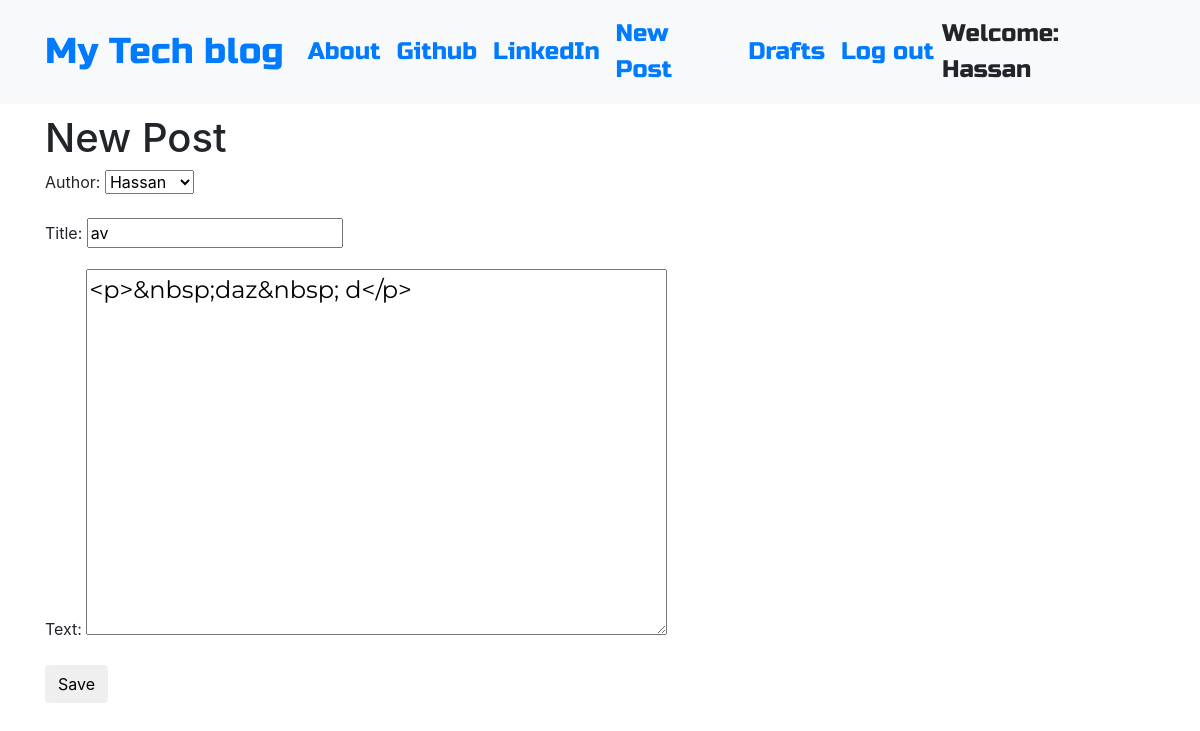
Screenshot of /post/3/edit/ (signed in) with the database file from the repository.
### blog/models.py (models this page shows, shortened)
class Post(models.Model):
    author = models.ForeignKey('auth.User',on_delete=models.CASCADE)
    title = models.CharField(max_length=200)
    text = models.TextField()
    create_date = models.DateTimeField(default=timezone.now)
    published_date = models.DateTimeField(blank=True,null=True)

### blog/views.py (the view)
# urls.py: path('post/<int:pk>/edit/', views.PostUpdateView.as_view(), name='post_edit'),
class PostUpdateView(LoginRequiredMixin,UpdateView):
    login_url = '/login/'
    redirect_field_name = 'blog/post_detail.html'
    form_class = PostForm
    model = Post

### blog/forms.py
class PostForm(forms.ModelForm):
    class Meta():
        model = Post
        fields = ('author','title','text')
        widgets = {
            'title':forms.TextInput(attrs={'class':'textinputclass'}),
            'text':forms.Textarea(attrs={'class':'editable medium-editor-textarea postcontent'}),
        }

### blog/templates/blog/post_form.html (shortened to what this page needs)
{% extends 'blog/base.html' %}
{% block content %}
<h1>New Post</h1>
<form class="post-form" method="POST">
  {{ form.as_p }}
  <button type="submit" class="save btn btn-default"name="">Save</button>
</form>
{% endblock %}

### blog/templates/blog/base.html (shortened to what this page needs)
<!DOCTYPE html>
{% load static %}
<html>
  <head>
    <link rel="stylesheet" href="https://stackpath.bootstrapcdn.com/bootstrap/4.1.3/css/bootstrap.min.css"
>
    <link href="https://maxcdn.bootstrapcdn.com/font-awesome/4.7.0/css/font-awesome.min.css" rel="stylesheet">
    <link rel="stylesheet" href="//cdn.jsdelivr.net/medium-editor/latest/css/medium-editor.min.css" type="text/css" media="screen" charset="utf-8">
    <link rel="stylesheet" href="{% static 'css/blog.css' %}">
  </head>
  <body class='loader'>
    <nav class="navbar navbar-expand-lg bg-light techfont">
      <div class="container">
        <div class="navbar-nav align-items-center">
          <a class="navbar-brand bigbrand" href="{% url 'post_list' %}">My Tech blog</a>
          <a class="nav-item nav-link" href="{% url 'about' %}">About</a>
          <a class="nav-item nav-link" href="https://www.github.com">Github</a>
          <a class="nav-item nav-link" href="https://www.linkedin.com">LinkedIn</a>
        </div>
        <div class="navbar-nav align-items-center ml-auto">
          {% if user.is_authenticated %}
            <a class="nav-item nav-link" href="{% url 'post_new' %}">New Post</a>
            <a class="nav-item nav-link" href="{% url 'post_draft_list' %}">Drafts</a>
            <a class="nav-item nav-link" href="{% url 'logout' %}">Log out</a>
            <a >Welcome: {{ user.username }}</a>
          {% else %}
            <a class="nav-item nav-link" href="{% url 'login' %}" aria-label="Login">
              <span class="fa fa-user" aria-hidden="true"></span></a>
          {% endif %}
        </div>
      </div>
    </nav>
          <div class="content container">
              <div class="row">
                  <div class="col-md-8">
                    <div class="blog_posts">
                      {% block content %}
                      {% endblock %}
                    </div>
                  </div>
              </div>
          </div>
  </body>
</html>

### blog/static/css/blog.css (style rules this page uses)
.bigbrand { font-size: 1.5em; }
.techfont { font-family: 'Russo One',sans-serif; font-size: 1.5em; margin-bottom: 10px; }
.postcontent { font-family: 'Montserrat'; font-size: 1.5em; }
.loader { filter:hue-rotate(0deg); color:linear-gradient(45deg,#0f8,#08f); animation:hue 10000ms infinite linear; }

### rows the page displays
Post: author "Hassan", title "av", text "<p>&nbsp;daz&nbsp; d</p>"

### other values shown
{{ user.username }} "Hassan"
